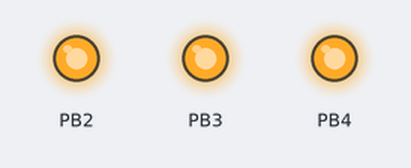
The program below on a simulated ATmega328P, built with avr-gcc and emulated at 16 MHz (the files do not name the chip). Parts: output pins drawn as LEDs (lit = HIGH).

Above: at 0.05 s.
At 2.75 s:
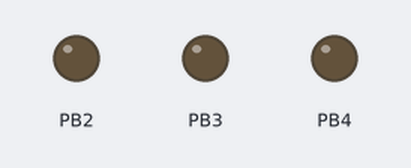
Timing chart, 0 to 3.0 s (numbered marks = the images above):
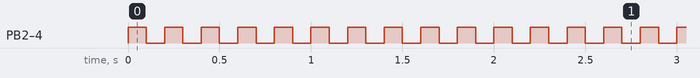

The program:

main.c
```c
#define F_CPU 16000000UL

#include <avr/io.h>
#include <util/delay.h>
#include <stdbool.h>

int main (void)
{
    uint8_t RGB_LED = (1<<PB4) | (1<<PB3) | (1<<PB2);

    DDRB = RGB_LED;

    while(true){
        PORTB ^= RGB_LED;
        _delay_ms(100);
    }
}
```

Measured:
- by itself, PB2–4: alternates HIGH for 0.10 s and LOW for 0.10 s
